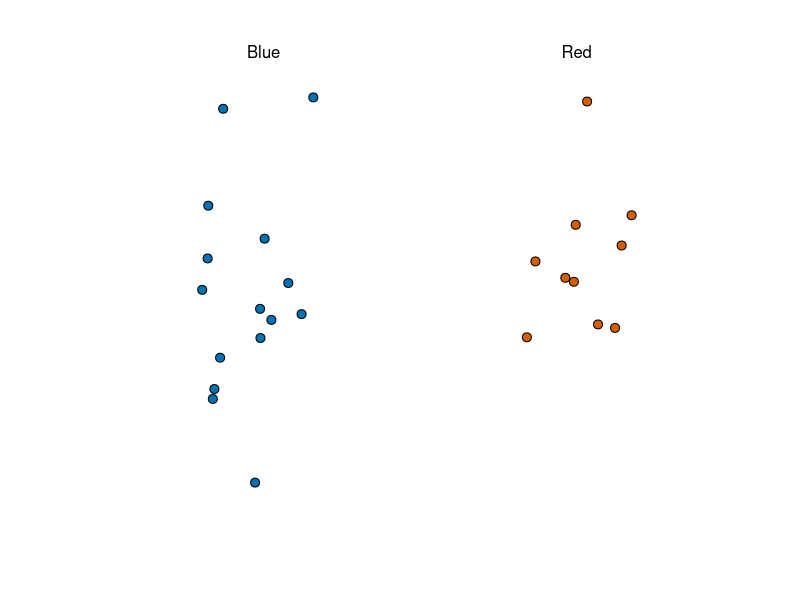
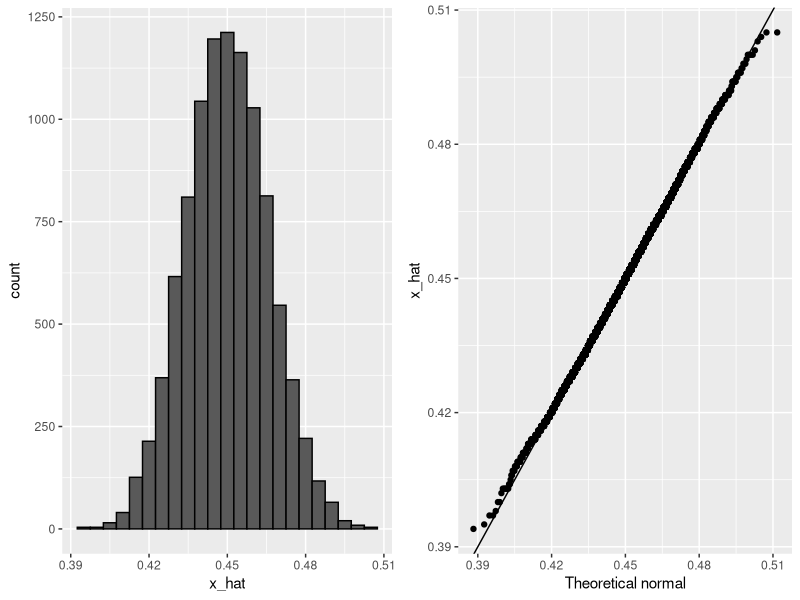
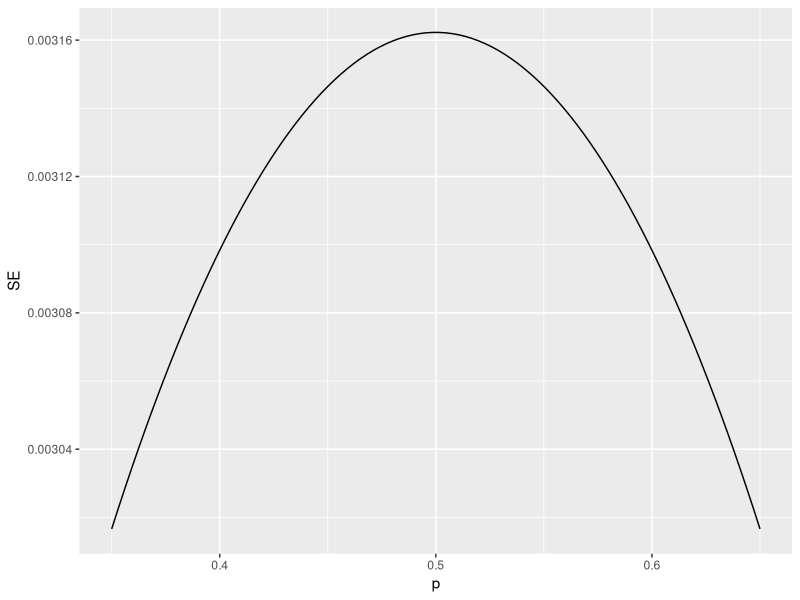
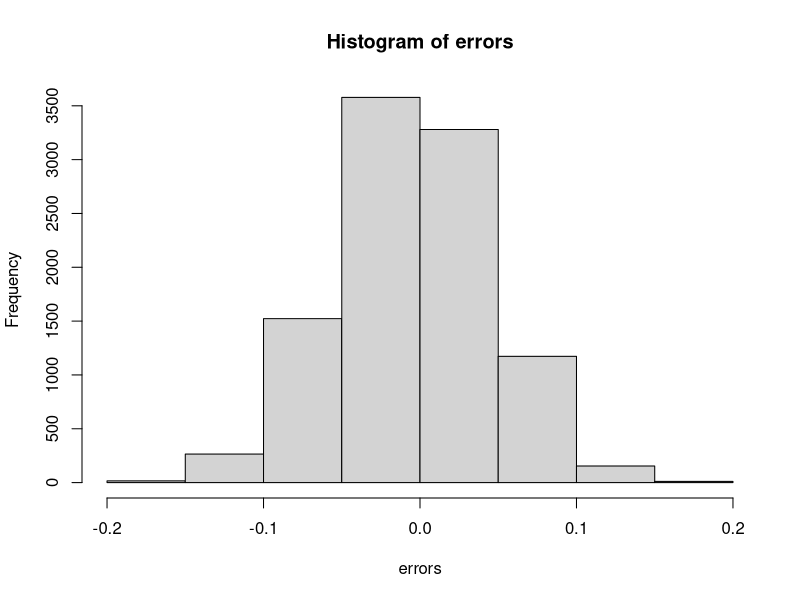
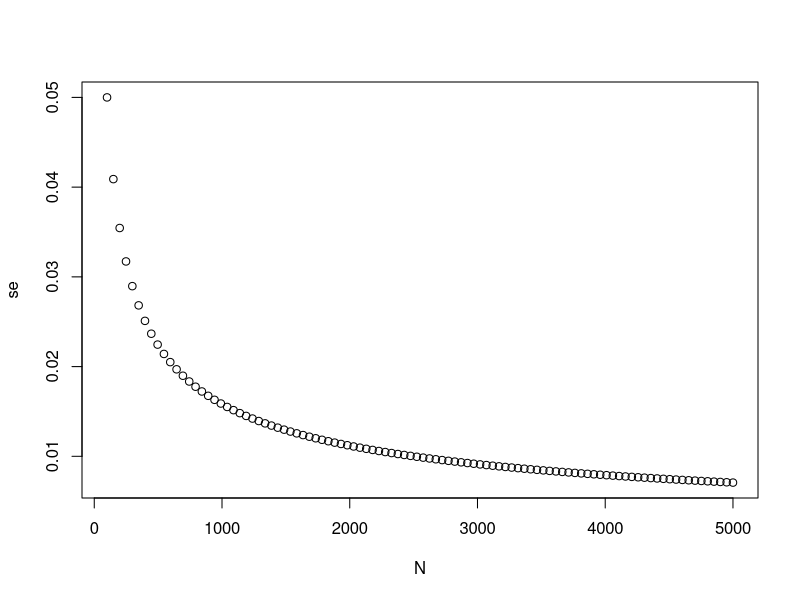
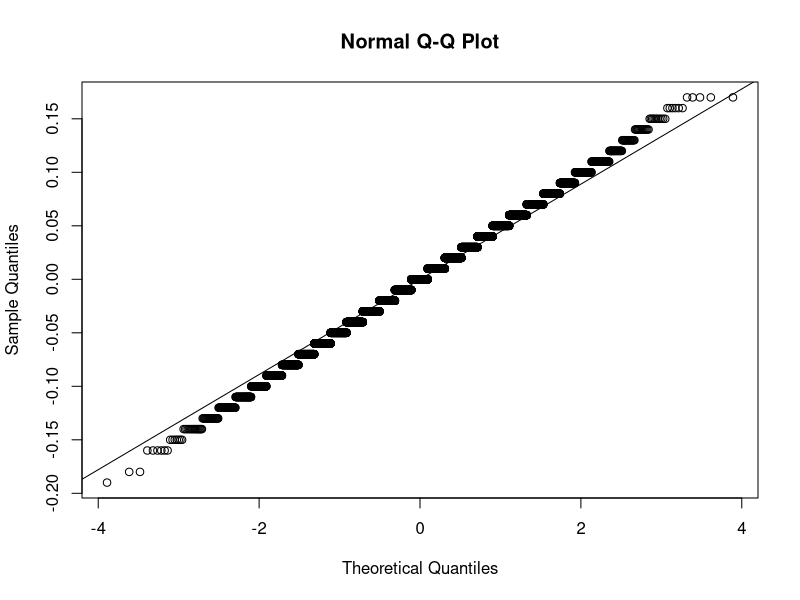
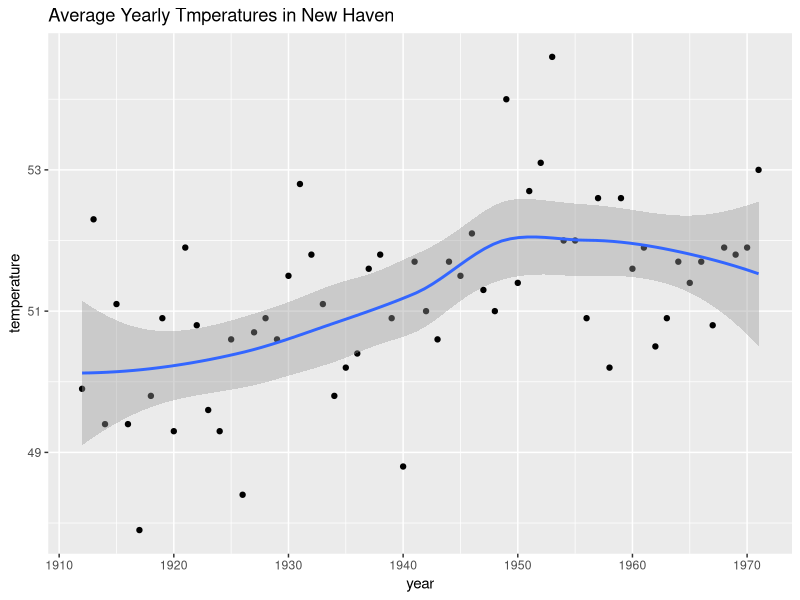
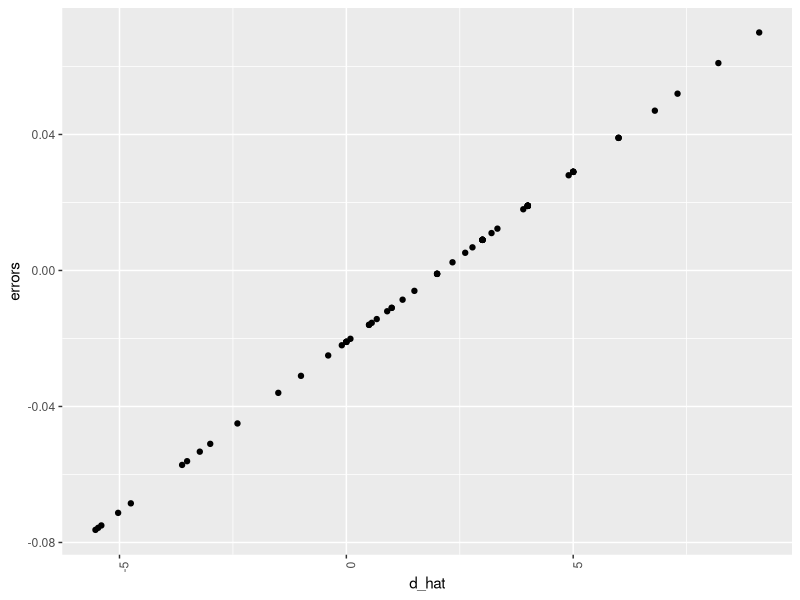

These figures' R source, in order:
#Polls
library(tidyverse)
library(dslabs)
take_poll(25)




#Central Limit Theorem in practice

x_hat <- 0.48 
se <- sqrt(x_hat*(1-x_hat)/25)
se

pnorm(0.01/se)-pnorm(-0.01/se)

pnorm(1.96)-pnorm(-1.96)

#Montecarlo simulation with CTL.

B <- 10000
N <- 1000
p <- 0.48
x_hat <- replicate(B,{
  x <- sample(c(0,1), size = N, replace = TRUE, prob = c(1-p,p))
  mean(x)
})
x_hat


p <- 0.45
N <-1000
x <- sample(c(0,1), size = N, replace = TRUE, prob = c(1-p,p))
x_hat <- mean(x)


B <- 10000
N <- 1000
p <- 0.45
x_hat <- replicate(B,{
  x <- sample(c(0,1), size = N, replace = TRUE, prob = c(1-p,p))
  mean(x)
})
x_hat

mean(x_hat)
sd(x_hat)

#Histogram and qqplot to answer the questions about p
library(tidyverse)
library(ggplot2)
library(gridExtra)
library(dplyr)
p1 <- data.frame(x_hat = x_hat) %>% ggplot(aes(x_hat)) +
  geom_histogram(binwidth = 0.005, color = "black")
p2 <- data.frame(x_hat = x_hat)%>% ggplot(aes(sample = x_hat))+
  stat_qq(dparams = list(mean = mean(x_hat), sd = sd(x_hat)))+
  geom_abline()+
  ylab("x_hat")+
  xlab("Theoretical normal")

grid.arrange(p1,p2,nrow = 1)

#Bias
N <- 100000
p <- seq(0.35,0.65, length = 100)
SE <- sapply(p,function(x)2*sqrt(x*(1-x)/N)) 
data.frame(p = p, SE = SE) %>% ggplot(aes(p, SE)) +
  geom_line()


#Exercises
# Write a function called `take_sample` that takes `p` and `N` as arguements and returns the average value of a randomly sampled population.
take_sample <- function(p,N){
  sample <- sample(c(0,1),size = N, replace = TRUE, prob = c(1-p, p))
  mean(sample)
}

# Use the `set.seed` function to make sure your answer matches the expected result after random sampling
set.seed(1)

# Define `p` as the proportion of Democrats in the population being polled
p <- 0.45

# Define `N` as the number of people polled
N <- 100

# Call the `take_sample` function to determine the sample average of `N` randomly selected people from a population containing a proportion of Democrats equal to `p`. Print this value to the console.
take_sample(p,N)

# Define `p` as the proportion of Democrats in the population being polled
p <- 0.45

# Define `N` as the number of people polled
N <- 100

# The variable `B` specifies the number of times we want the sample to be replicated
B <- 10000

# Use the `set.seed` function to make sure your answer matches the expected result after random sampling
set.seed(1)

# Create an objected called `errors` that replicates subtracting the result of the `take_sample` function from `p` for `B` replications
errors <- replicate(B,{
p - take_sample(p,N)
})

# Calculate the mean of the errors. Print this value to the console.
mean(errors)
hist(x = errors, nclass = 10)

# Define `p` as the proportion of Democrats in the population being polled
p <- 0.45

# Define `N` as the number of people polled
N <- 100

# The variable `B` specifies the number of times we want the sample to be replicated
B <- 10000

# Use the `set.seed` function to make sure your answer matches the expected result after random sampling
set.seed(1)

# We generated `errors` by subtracting the estimate from the actual proportion of Democratic voters
errors <- replicate(B, p - take_sample(p, N))

# Calculate the mean of the absolute value of each simulated error. Print this value to the console.
mean(abs(errors))

#4.-
# Define `p` as the proportion of Democrats in the population being polled
p <- 0.45

# Define `N` as the number of people polled
N <- 100

# The variable `B` specifies the number of times we want the sample to be replicated
B <- 10000

# Use the `set.seed` function to make sure your answer matches the expected result after random sampling
set.seed(1)

# We generated `errors` by subtracting the estimate from the actual proportion of Democratic voters
errors <- replicate(B, p - take_sample(p, N))

# Calculate the standard deviation of `errors`
errors^2
mean(errors^2)
sqrt(mean(errors^2))

#5-- Standard Error
# Define `p` as the expected value equal to 0.45
p <- 0.45

# Define `N` as the sample size
N <- 100

# Calculate the standard error
sqrt(p*(1-p)/N)

#6.-
# Define `p` as a proportion of Democratic voters to simulate
p <- 0.45

# Define `N` as the sample size
N <- 100

# Use the `set.seed` function to make sure your answer matches the expected result after random sampling
set.seed(1)

# Define `X` as a random sample of `N` voters with a probability of picking a Democrat ('1') equal to `p`
X <- sample(c(0,1), size = N, prob = c(1-p,p), replace = TRUE)

# Define `X_bar` as the average sampled proportion
X_bar <- mean(X)

# Calculate the standard error of the estimate. Print the result to the console.
sqrt(X_bar*(1-X_bar)/N)

#8.-
N <- seq(100, 5000, len = 100)
p <- 0.5
se <- sqrt(p*(1-p)/N)
plot(N,se)

#11.- 
# Define `p` as the proportion of Democrats in the population being polled
p <- 0.45

# Define `N` as the number of people polled
N <- 100

# The variable `B` specifies the number of times we want the sample to be replicated
B <- 10000

# Use the `set.seed` function to make sure your answer matches the expected result after random sampling
set.seed(1)

# Generate `errors` by subtracting the estimate from the actual proportion of Democratic voters
errors <- replicate(B, p - take_sample(p, N))

# Generate a qq-plot of `errors` with a qq-line showing a normal distribution
qqnorm(errors)
qqline(errors)

#12.-
# Define `p` as the proportion of Democrats in the population being polled
p <- 0.45

# Define `N` as the number of people polled
N <- 100

# Calculate the probability that the estimated proportion of Democrats in the population is greater than 0.5. Print this value to the console.
pnorm(0.5, mean = p, sd = sqrt(((1-p)*p)/N), lower.tail = FALSE)

#13.-
# Define `N` as the number of people polled
N <-100

# Define `X_hat` as the sample average
X_hat <- 0.51

# Define `se_hat` as the standard error of the sample average
se_hat <- sqrt(X_hat*(1-X_hat)/N)

# Calculate the probability that the error is 0.01 or larger
1-(pnorm(0.01/se_hat) - pnorm(-0.01/se_hat))

#########################################################

############## CONFIDENCE INTERVALS ###################
library(dslabs)
library(ggplot2)
library(tidyverse)

data("nhtemp")
data.frame(year = as.numeric(time(nhtemp)), temperature = as.numeric(nhtemp)) %>%
  ggplot(aes(year, temperature)) +
  geom_point() +
  geom_smooth() +
  ggtitle("Average Yearly Tmperatures in New Haven")

  
#We want to know the probability that the interval [¯X − 2 ˆ SE(¯X ), ¯X − 2 ˆ SE(¯X )] contains
#the true proportion p.
 
p <- 0.45
N <- 1000

#Interval
x <- sample(c(0,1), size = N, replace = TRUE, prob = c(1-p,p))
x_hat <- mean(x)
se_hat <- sqrt(x_hat * (1- x_hat)/N)
c(x_hat - 1.96 *se_hat,x_hat + 1.96 *se_hat )
 
# P(−1.96 ≤ Z ≤ 1.96)

pnorm(1.96) - pnorm(-1.96)

# Ir we want to have a larger probability, maybe 99.5%

qnorm(0.995)

B <- 10000

inside <- replicate (B, {
  x <- sample(c(0,1),size = N, replace = TRUE, prob = c(1-p,p))
  x_hat <- mean(x)
  se_hat <- sqrt(x_hat * (1- x_hat)/N)
  between(p, x_hat - 1.96* se_hat,x_hat + 1.96* se_hat)
  })

mean(inside)

# Exercises

#Assume there are only two candidates and construct 
#a 95% confidence interval for the election night proportion .

# Load the data
data(polls_us_election_2016)

# Generate an object `polls` that contains data filtered for polls that ended on or after October 31, 2016 in the United States
polls <- polls_us_election_2016 %>% filter(state == "U.S." & enddate >="2016-10-31")

# How many rows does `polls` contain? Print this value to the console.
nrow(polls)

# Assign the sample size of the first poll in `polls` to a variable called `N`. Print this value to the console.
N <- polls[1,"samplesize"]
print(N)

# For the first poll in `polls`, assign the estimated percentage of Clinton voters to a variable called `X_hat`. Print this value to the console.
X_hat <- as.numeric(polls[1,] %>% select(rawpoll_clinton))/100
print(X_hat)
# Calculate the standard error of `X_hat` and save it to a variable called `se_hat`. Print this value to the console.
se_hat <- sqrt(X_hat*(1-X_hat)/N)
print(se_hat)
# Use `qnorm` to calculate the 95% confidence interval for the proportion of Clinton voters. Save the lower and then the upper confidence interval to a variable called `ci`.
ci <- c(X_hat - qnorm(0.975) *se_hat, X_hat + qnorm(0.975) *se_hat)

#Create a new object called pollster_results that contains 
#the pollster's name, the end date of the poll, the 
#proportion of voters who declared a vote for Clinton, 
#the standard error of this estimate, and the lower and 
#upper bounds of the confidence interval for the estimate

pollster_results <- polls %>% 
  mutate(X_hat = rawpoll_clinton/100,
  se_hat =sqrt(X_hat*(1- X_hat)/samplesize), 
  lower = X_hat - qnorm(0.975)*se_hat, 
  upper = X_hat + qnorm(0.975)*se_hat)

view(pollster_results)                                    

pollster_results <- pollster_results %>% mutate(hit = 0.482 >= lower & 0.482 <= upper)                              
                                     
avg_hit <- pollster_results %>% 
  mutate(hit = lower<=0.482 & upper>=0.482) %>% 
  summarize(mean(hit))


#
# Add a statement to this line of code that will add a new column named `d_hat` to `polls`. The new column should contain the difference in the proportion of voters.
polls <- polls_us_election_2016 %>% filter(enddate >= "2016-10-31" & state == "U.S.") %>% mutate(d_hat = rawpoll_clinton - rawpoll_trump)


# Assign the sample size of the first poll in `polls` to a variable called `N`. Print this value to the console.
N <- polls[1,"samplesize"]
print(N)

# Assign the difference `d_hat` of the first poll in `polls` to a variable called `d_hat`. Print this value to the console.
d_hat <- polls[1,"d_hat"]/100
print(d_hat)

# Assign proportion of votes for Clinton to the variable `X_hat`.
X_hat <- ((d_hat+1)/2)

# Calculate the standard error of the spread and save it to a variable called `se_hat`. Print this value to the console.
se_hat <- 2*sqrt((X_hat*(1-X_hat))/N)


# Use `qnorm` to calculate the 95% confidence interval for the difference in the proportions of voters. Save the lower and then the upper confidence interval to a variable called `ci`.
ci <- c((2*X_hat-1) - qnorm(0.975) *se_hat, (2*X_hat-1) + qnorm(0.975) * se_hat)


#

pollster_results <- polls %>% 
  mutate(X_hat = ((d_hat/100)+1)/2,
         se_hat =2*sqrt((X_hat*(1-X_hat))/samplesize), 
         lower = 2*X_hat-1 - qnorm(0.975)*se_hat, 
         upper = 2*X_hat-1 + qnorm(0.975)*se_hat) %>%
  select(pollster, enddate,d_hat, X_hat,se_hat,lower, upper)


pollster_results <-  polls %>% 
  mutate(X_hat = (d_hat+1)/2, 
         se_hat = 2*sqrt(X_hat*(1-X_hat)/samplesize), 
         lower = d_hat - qnorm(0.975)*se_hat,
         upper = d_hat + qnorm(0.975)*se_hat) %>% 
  select(pollster, enddate, d_hat, lower, upper)

#
#calculate the difference between each poll's estimate 
#and the actual . 

polls %>% mutate(errors = d_hat/100 - 0.021) %>%
  ggplot(aes(x = d_hat, y = errors)) + geom_point() +
  theme(axis.text.x = element_text(angle = 90, hjust = 1))

#


polls %>% mutate(errors = d_hat/100 - 0.021) %>%
  group_by(pollster) %>% filter(pollster >= 5) %>%
  ggplot(aes(x = d_hat, y = errors)) + geom_point() +
  theme(axis.text.x = element_text(angle = 90, hjust = 1))
